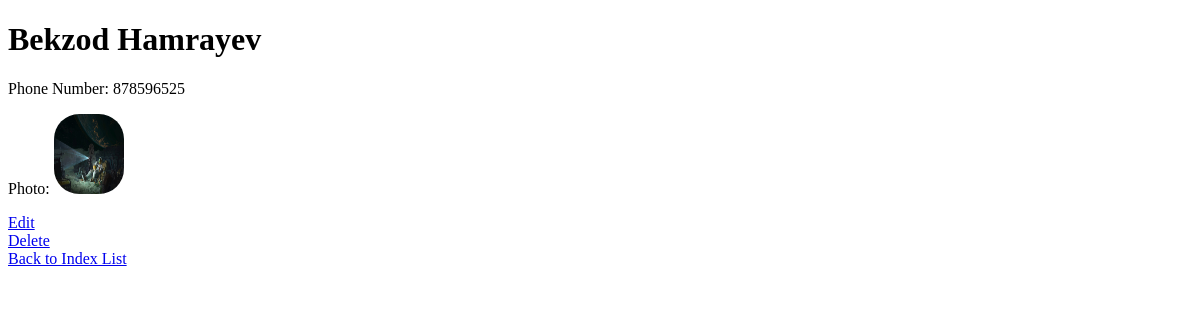
The page /10/ on the database as committed earlier.
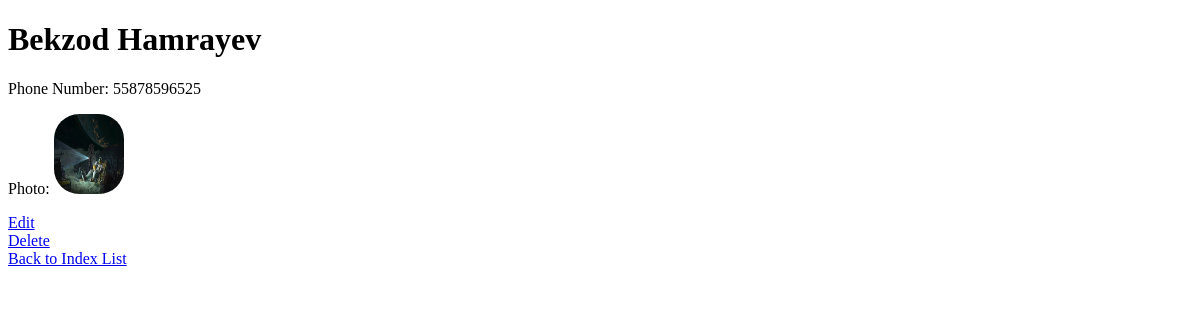
The same page on the database as committed later.
### app/models.py (models this page shows, shortened)
class Index(models.Model):
    first_name = models.CharField(max_length=100)
    last_name = models.CharField(max_length=100)
    phone_number = models.IntegerField(max_length=13)
    photos = models.ImageField(upload_to='media/', blank=True, null=True)

### app/views.py (the view)
# urls.py: path('<int:pk>/', index_detail, name='index_detail'),
def index_detail(request, pk):
    index = get_object_or_404(Index, pk=pk)
    contex = {
        'index': index
    }
    return render(request, 'index_detail.html', contex)

### templates/index_detail.html (shortened to what this page needs)
<!DOCTYPE html>
<html>
<head>
</head>
<body>
    <h1>{{ index.first_name }} {{ index.last_name }}</h1>
    <p>Phone Number: {{ index.phone_number }}</p>
    <p>Photo: <img style="width: 70px; height: 80px; border-radius: 25px;" src="{{ index.photos.url }}" alt="Photo of {{ index.first_name }}"></p>
    <a href="{% url 'index_update' index.pk %}">Edit</a> <br>
    <a href="{% url 'index_delete' index.pk %}">Delete</a> <br>
    <a href="{% url 'index_list' %}">Back to Index List</a>
</body>
</html>

Rows that differ between the two databases and show on the page:
changed Index "Bekzod": phone_number "878596525" → "55878596525"
